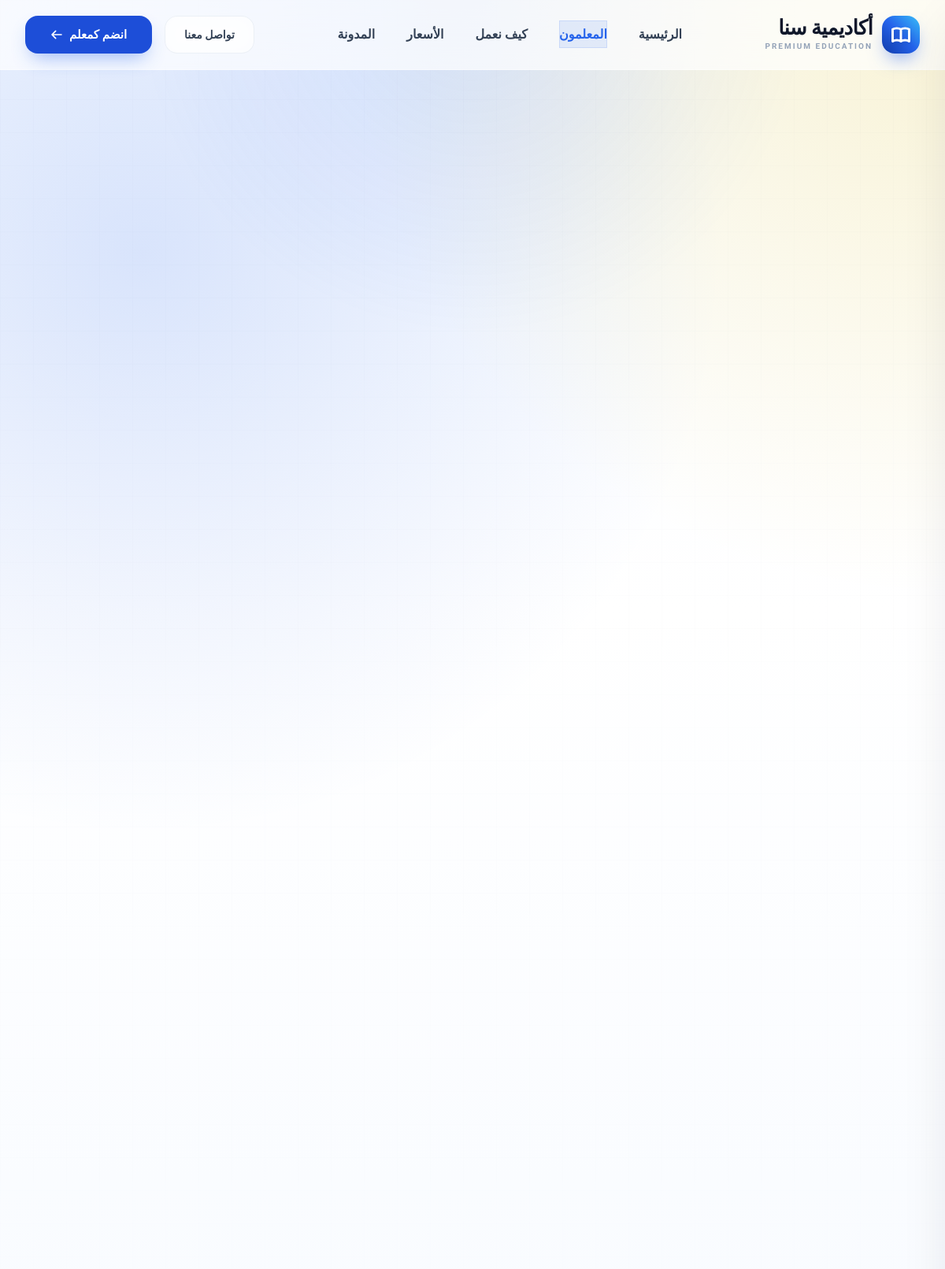
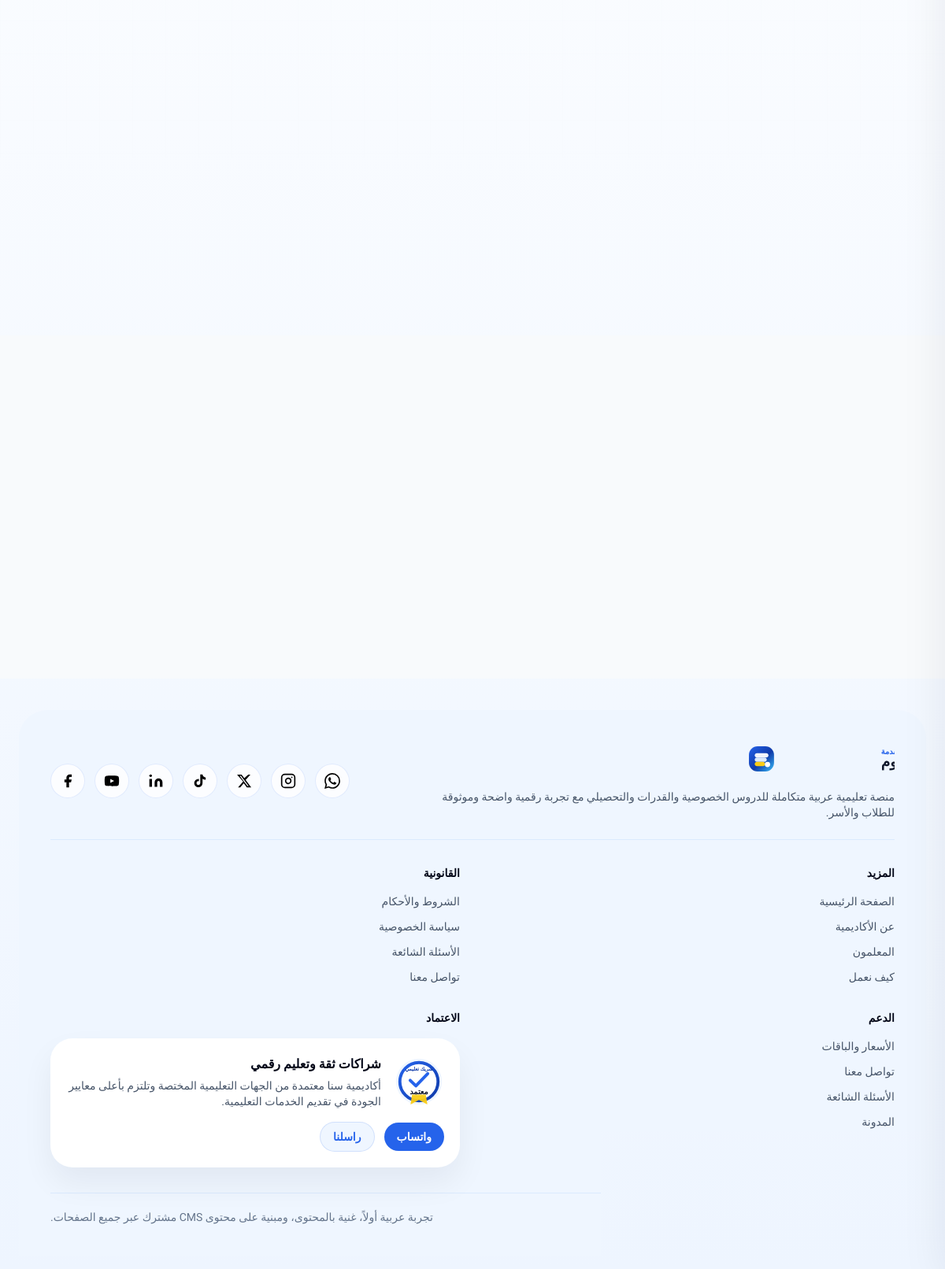
Screenshot of /teachers/ with the database file from the repository (2 pictures, top to bottom).
### apps/main/models.py (models this page shows, shortened)
class SiteSettings(models.Model):
    site_name = models.CharField('اسم الموقع', max_length=100, blank=True, default='Sana Academy')
    site_description = models.TextField('وصف الموقع', blank=True)
    logo = models.ImageField('الشعار', upload_to='site/', blank=True)
    logo_white = models.ImageField('الشعار الأبيض', upload_to='site/', blank=True)
    phone = models.CharField('رقم الهاتف', max_length=20, blank=True)
    email = models.EmailField('البريد الإلكتروني', blank=True)
    whatsapp = models.CharField('واتساب', max_length=20, blank=True)
    address = models.CharField('العنوان', max_length=200, blank=True)
    google_maps_url = models.URLField('رابط خريطة جوجل', blank=True)
    copyright_text = models.CharField('نص حقوق النشر', max_length=200, blank=True)
    accreditation_text = models.TextField('نص الاعتماد', blank=True)
    accreditation_badge = models.ImageField('شارة الاعتماد', upload_to='site/', blank=True)
    class Meta:
        verbose_name = 'إعدادات الموقع'
        verbose_name_plural = 'إعدادات الموقع'

class ActiveOrderedModel(ActiveModel, OrderedModel):
    class Meta:
        abstract = True

class SocialLink(ActiveOrderedModel):
    site_settings = models.ForeignKey(
        SiteSettings,
        on_delete=models.CASCADE,
        related_name='social_links',
        verbose_name='إعدادات الموقع',
    )
    platform = models.CharField('المنصة', max_length=30, choices=SocialLinkPlatform.choices)
    url = models.URLField('الرابط')
    class Meta:
        ordering = ['order', 'id']
        verbose_name = 'رابط تواصل اجتماعي'
        verbose_name_plural = 'روابط التواصل الاجتماعي'

### apps/teacher/views.py (the view)
# urls.py: path('teachers/', views.teacher_list, name='list'),
def teacher_list(request):
    active_subject_slug = request.GET.get('subject', '').strip()
    page_settings = get_singleton_instance(TeacherPageSettings)
    subjects = Subject.objects.filter(is_active=True).order_by('order', 'name')
    teachers = Teacher.objects.filter(is_active=True).select_related('primary_subject').order_by('order', 'id')
    if active_subject_slug:
        teachers = teachers.filter(primary_subject__slug=active_subject_slug)
    context = {
        'page_meta': page_settings,
        'page_settings': page_settings,
        'subjects': subjects,
        'teachers': teachers,
        'stats': get_active_ordered_queryset(TeacherStat) or [],
        'testimonials': Testimonial.objects.filter(is_active=True, page='teachers').order_by('order', 'id')[:4],
        'cta': CTABlock.objects.filter(slug='teachers-cta', is_active=True).first(),
        'active_subject_slug': active_subject_slug,
    }
    return render(request, 'teachers.html', context)

### apps/teacher/templates/teachers.html (shortened to what this page needs)
{% extends 'base.html' %}
{% block content %}
  <main id="page-content" class="pt-[64px] md:pt-[80px]">
    <section class="px-4 pb-8 pt-8 md:px-6 md:pb-12 md:pt-10">
      <div class="mx-auto max-w-[1500px]">
      </div>
    </section>
    <section class="px-4 py-6 md:px-6 md:py-8">
      <div class="mx-auto max-w-[1500px]">
      </div>
    </section>
    <section class="px-4 py-8 md:px-6 md:py-12">
      <div class="mx-auto max-w-[1500px]">
        <div class="grid gap-4 sm:grid-cols-2 lg:grid-cols-4 lg:gap-6">
        </div>
      </div>
    </section>
    <section class="px-4 py-8 md:px-6 md:py-12">
      <div class="mx-auto max-w-[1500px]">
      </div>
    </section>
    <section class="px-4 py-10 md:px-6 md:py-14">
      <div class="mx-auto max-w-[1500px]">
        <div class="no-scrollbar mt-10 flex gap-4 overflow-x-auto pb-2 lg:gap-6">
        </div>
      </div>
    </section>
    {% if cta %}
      <section class="bg-slate-50 px-4 py-16 md:px-6 md:py-20">
        <div class="mx-auto max-w-[1000px] text-center">
        </div>
      </section>
    {% endif %}
  </main>
{% endblock content %}

### apps/templates/base.html (shortened to what this page needs)
{% load static %}
<!doctype html>
<html dir="rtl" lang="ar">
<head>
    <link rel="stylesheet" href="{% static 'css/output.css' %}" />
    <link rel="stylesheet" href="{% static 'css/custom.css' %}" />
</head>
<body class="font-arabic bg-white text-slate-900 leading-relaxed antialiased overflow-x-hidden">
    <div aria-hidden="true" class="pointer-events-none fixed inset-x-0 top-0 z-0 h-[420px] bg-[radial-gradient(circle_at_top,rgba(37,99,235,0.12),transparent_58%)]"></div>
    <header data-site-header class="fixed inset-x-0 top-0 z-50 border-b border-white/40 bg-white/70 backdrop-blur-2xl transition-all duration-500">
        <div class="mx-auto max-w-[1500px] px-4 md:px-8">
            <div class="flex h-[88px] items-center justify-between gap-6">
                <a class="group relative flex items-center gap-3 transition-transform duration-300 hover:scale-[1.02]" href="{% url 'main:home' %}" aria-label="{{ site_settings.site_name|default:'Sana Academy' }}">
                    <div class="relative flex h-12 w-12 shrink-0 items-center justify-center rounded-[16px] bg-gradient-to-tr from-brand-700 via-brand-500 to-[#38bdf8] shadow-[0_12px_24px_-8px_rgba(37,99,235,0.6)]">
                    </div>
                    <div class="flex flex-col justify-center">
                        <span class="text-[26px] font-black tracking-tight text-slate-900 drop-shadow-sm leading-none" style="font-family: &quot;Outfit&quot;, system-ui, sans-serif">
                            {{ site_settings.site_name|default:'Sana' }}
                        </span>
                        <span class="mt-1 text-[10px] uppercase tracking-[0.2em] font-bold text-slate-400">Premium Education</span>
                    </div>
                </a>
                <nav class="hidden flex-1 items-center justify-center lg:flex">
                    <ul class="flex items-center gap-10">
                        <li><a data-nav-link data-nav-type="desktop" class="group relative py-2 text-base font-semibold text-slate-700 transition hover:text-brand-600" href="{% url 'main:home' %}">الرئيسية</a></li>
                        <li><a data-nav-link data-nav-type="desktop" class="group relative py-2 text-base font-semibold text-slate-700 transition hover:text-brand-600" href="{% url 'teacher:list' %}">المعلمون</a></li>
                        <li><a data-nav-link data-nav-type="desktop" class="group relative py-2 text-base font-semibold text-slate-700 transition hover:text-brand-600" href="{% url 'about:how_it_works' %}">كيف نعمل</a></li>
                        <li><a data-nav-link data-nav-type="desktop" class="group relative py-2 text-base font-semibold text-slate-700 transition hover:text-brand-600" href="{% url 'price:pricing' %}">الأسعار</a></li>
                        <li><a data-nav-link data-nav-type="desktop" class="group relative py-2 text-base font-semibold text-slate-700 transition hover:text-brand-600" href="{% url 'blogs:list' %}">المدونة</a></li>
                    </ul>
                </nav>
                <div class="flex items-center justify-end gap-4">
                    <a class="hidden h-12 items-center justify-center rounded-2xl border border-slate-200/60 bg-white/50 px-6 text-sm font-bold text-slate-700 backdrop-blur-md transition-all duration-300 hover:border-brand-400 hover:bg-white hover:text-brand-600 hover:shadow-[0_8px_20px_-6px_rgba(0,0,0,0.1)] md:inline-flex" href="{% url 'contact:contact' %}">
                        تواصل معنا
                    </a>
                    <a class="group relative hidden h-12 items-center justify-center overflow-hidden rounded-2xl bg-brand-600 px-8 text-[15px] font-bold text-white shadow-[0_12px_24px_-8px_rgba(37,99,235,0.45)] transition-all duration-300 hover:scale-[1.03] hover:bg-brand-700 md:inline-flex" href="{% url 'teacher:apply' %}">
                        <span class="relative z-10 flex items-center gap-2">
                            انضم كمعلم
                            <svg class="h-4 w-4 transition-transform duration-300 group-hover:-translate-x-1" fill="none" viewBox="0 0 24 24" stroke="currentColor">
                                <path stroke-linecap="round" stroke-linejoin="round" stroke-width="2.5" d="M10 19l-7-7m0 0l7-7m-7 7h18" />
                            </svg>
                        </span>
                    </a>
                </div>
            </div>
        </div>
    </header>
    {% block content %}{% endblock %}
    <footer class="px-4 pb-4 pt-8 md:px-6 md:pt-10">
        <div class="mx-auto max-w-[1500px] rounded-t-[36px] bg-brand-50 px-6 py-8 md:px-10 md:py-10">
            <div class="flex flex-col gap-6 border-b border-brand-100 pb-6 md:flex-row md:items-center md:justify-between">
                <div class="max-w-xl">
                    {% if site_settings.logo %}
                        <img src="{{ site_settings.logo.url }}" alt="شعار {{ site_settings.site_name }}" class="h-11 w-auto" />
                    {% else %}
                        <img src="{% static 'assets/logos/brand-logo.svg' %}" alt="شعار {{ site_settings.site_name|default:'أكاديمية سنا' }}" class="h-11 w-auto" />
                    {% endif %}
                    <p class="mt-4 text-sm text-slate-600">{{ site_settings.site_description|default:'منصة تعليمية عربية بعمق تجاري واضح وتجربة رقمية تمنح الأسرة السعودية إحساسًا فوريًا بالاحتراف.' }}</p>
                </div>
                {% if site_settings.social_links.all %}
                    <div class="flex flex-wrap gap-3">
                        {% for social in site_settings.social_links.all %}
                            <a class="footer-social-link" href="{{ social.url }}" aria-label="{{ social.get_platform_display }}">
                                {% if social.platform == 'instagram' %}
                                    <img src="{% static 'assets/icons/instagram.svg' %}" alt="" aria-hidden="true" class="h-5 w-5" />
                                {% elif social.platform == 'x' %}
                                    <img src="{% static 'assets/icons/twitter-x.svg' %}" alt="" aria-hidden="true" class="h-5 w-5" />
                                {% elif social.platform == 'tiktok' %}
                                    <img src="{% static 'assets/icons/tiktok.svg' %}" alt="" aria-hidden="true" class="h-5 w-5" />
                                {% elif social.platform == 'linkedin' %}
                                    <img src="{% static 'assets/icons/linkedin.svg' %}" alt="" aria-hidden="true" class="h-5 w-5" />
                                {% elif social.platform == 'youtube' %}
                                    <img src="{% static 'assets/icons/youtube.svg' %}" alt="" aria-hidden="true" class="h-5 w-5" />
                                {% elif social.platform == 'facebook' %}
                                    <img src="{% static 'assets/icons/facebook.svg' %}" alt="" aria-hidden="true" class="h-5 w-5" />
                                {% elif social.platform == 'whatsapp' %}
                                    <img src="{% static 'assets/icons/whatsapp.svg' %}" alt="" aria-hidden="true" class="h-5 w-5" />
                                {% endif %}
                            </a>
                        {% endfor %}
                    </div>
                {% endif %}
            </div>
            <div class="grid gap-8 py-8 md:grid-cols-2 xl:grid-cols-4">
                <section>
                    <h2 class="text-sm font-semibold text-slate-950">المزيد</h2>
                    <ul class="mt-4 space-y-3 text-sm text-slate-600">
                        <li><a class="transition hover:text-brand-500" href="{% url 'main:home' %}">الصفحة الرئيسية</a></li>
                        <li><a class="transition hover:text-brand-500" href="{% url 'about:about' %}">عن الأكاديمية</a></li>
                        <li><a class="transition hover:text-brand-500" href="{% url 'teacher:list' %}">المعلمون</a></li>
                        <li><a class="transition hover:text-brand-500" href="{% url 'about:how_it_works' %}">كيف نعمل</a></li>
                    </ul>
                </section>
                <section>
                    <h2 class="text-sm font-semibold text-slate-950">القانونية</h2>
                    <ul class="mt-4 space-y-3 text-sm text-slate-600">
                        <li><a class="transition hover:text-brand-500" href="{% url 'main:terms' %}">الشروط والأحكام</a></li>
                        <li><a class="transition hover:text-brand-500" href="{% url 'main:privacy' %}">سياسة الخصوصية</a></li>
                        <li><a class="transition hover:text-brand-500" href="{% url 'main:faq' %}">الأسئلة الشائعة</a></li>
                        <li><a class="transition hover:text-brand-500" href="{% url 'contact:contact' %}">تواصل معنا</a></li>
                    </ul>
                </section>
                <section>
                    <h2 class="text-sm font-semibold text-slate-950">الدعم</h2>
                    <ul class="mt-4 space-y-3 text-sm text-slate-600">
                        <li><a class="transition hover:text-brand-500" href="{% url 'price:pricing' %}">الأسعار والباقات</a></li>
                        <li><a class="transition hover:text-brand-500" href="{% url 'contact:contact' %}">تواصل معنا</a></li>
                        <li><a class="transition hover:text-brand-500" href="{% url 'main:faq' %}">الأسئلة الشائعة</a></li>
                        <li><a class="transition hover:text-brand-500" href="{% url 'blogs:list' %}">المدونة</a></li>
                    </ul>
                </section>
                <section>
                    <h2 class="text-sm font-semibold text-slate-950">الاعتماد</h2>
                    <div class="mt-4 rounded-[28px] bg-white p-5 shadow-[0_20px_40px_rgba(15,23,42,0.06)]">
                        <div class="flex items-center gap-4">
                            {% if site_settings.accreditation_badge %}
                                <img src="{{ site_settings.accreditation_badge.url }}" alt="شارة اعتماد {{ site_settings.site_name }}" class="h-16 w-16" loading="lazy" />
                            {% else %}
                                <img src="{% static 'assets/logos/accreditation-badge.svg' %}" alt="شارة اعتماد أكاديمية سنا" class="h-16 w-16" loading="lazy" />
                            {% endif %}
                            <div>
                                <p class="font-semibold text-slate-950">شراكات ثقة وتعليم رقمي</p>
                                <p class="mt-1 text-sm text-slate-600">{{ site_settings.accreditation_text|default:'أصول بصرية جاهزة لعرض جهات الاعتماد والشركاء في كل صفحة.' }}</p>
                            </div>
                        </div>
                        <div class="mt-4 flex items-center gap-3 text-sm">
                            {% if site_settings.whatsapp %}
                                <a class="rounded-full bg-brand-500 px-4 py-2 font-semibold text-white" href="https://wa.me/{{ site_settings.whatsapp }}">واتساب</a>
                            {% endif %}
                            {% if site_settings.email %}
                                <a class="rounded-full border border-brand-500/15 bg-brand-50 px-4 py-2 font-semibold text-brand-500" href="mailto:{{ site_settings.email }}">راسلنا</a>
                            {% endif %}
                        </div>
                    </div>
                </section>
            </div>
            <div class="flex flex-col gap-3 border-t border-brand-100 pt-5 text-sm text-slate-500 md:flex-row md:items-center md:justify-between">
                <p>{{ site_settings.copyright_text|default:'© أكاديمية سنا. جميع الحقوق محفوظة.' }}</p>
                <p>تجربة عربية أولاً، غنية بالمحتوى، ومبنية على محتوى CMS مشترك عبر جميع الصفحات.</p>
            </div>
        </div>
    </footer>
</body>
</html>

### rows the page displays
SiteSettings: site_name "أكاديمية سنا", site_description "منصة تعليمية عربية متكاملة للدروس الخصوصية والقدرات والتحصيلي مع تجربة رقمية واضحة وموثوقة للطلاب والأسر.", accreditation_text "أكاديمية سنا معتمدة من الجهات التعليمية المختصة وتلتزم بأعلى معايير الجودة في تقديم الخدمات التعليمية."
